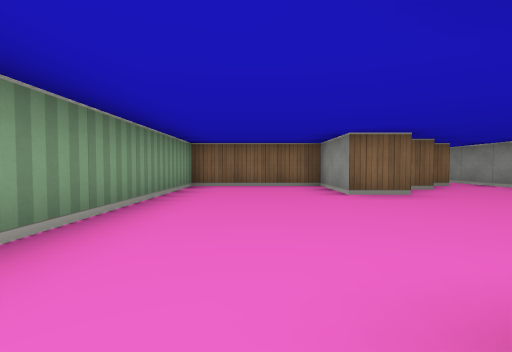
[1] (above)

16 first-person views from a walk through a cub3D level. The camera is about half as high as the walls, tilts 2° down and sees 85° across. The floor is counted in squares. Each view is taken from the middle of a square. On the plan, view 1 faces up. The plan holds only what a view shows up to about 9 squares ahead; the rest is blank.

[2]
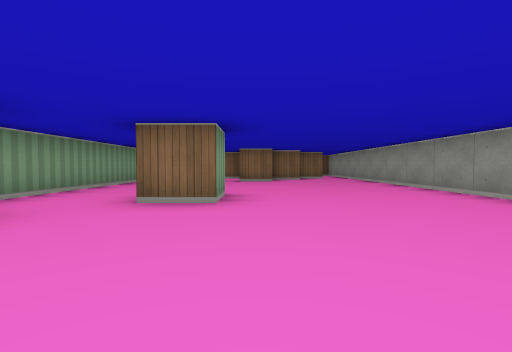

[3]
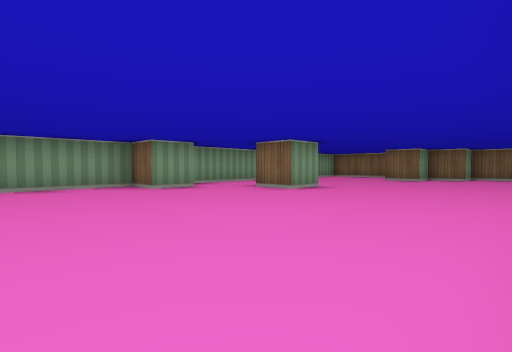

[4]
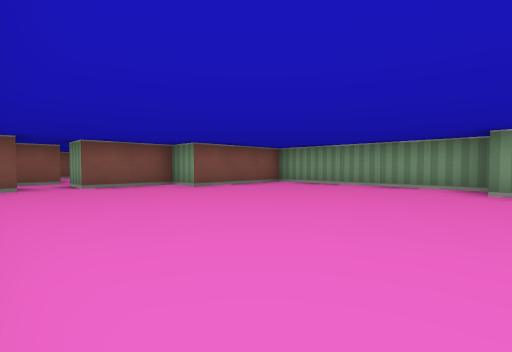

[5]
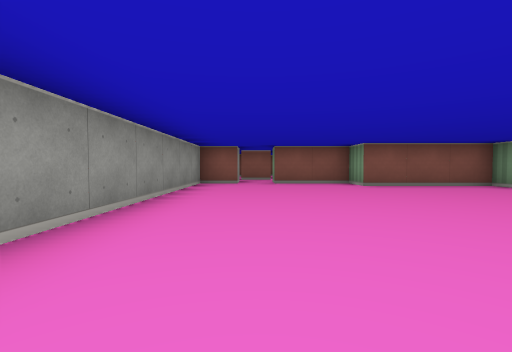

[6]
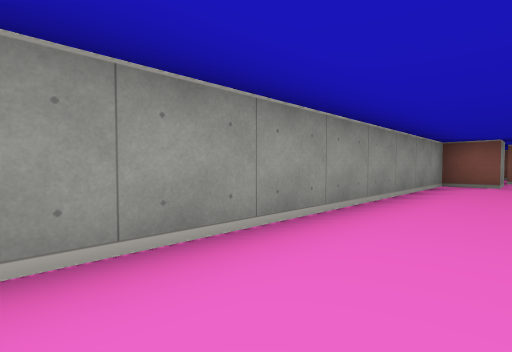

[7]
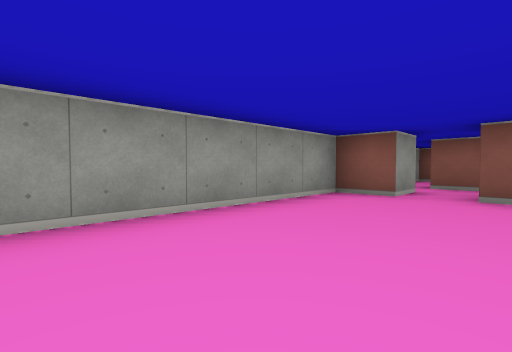

[8]
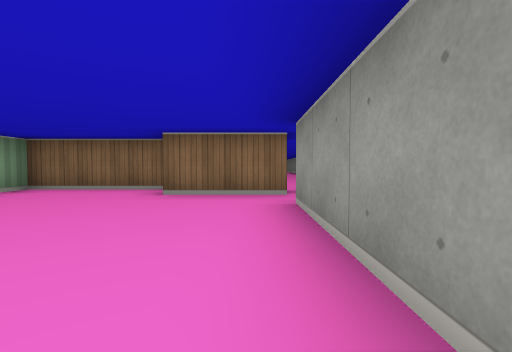

[9]
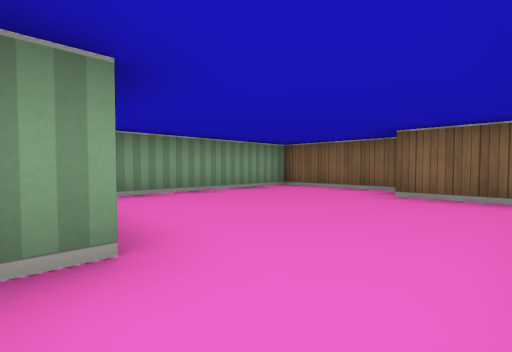

[10]
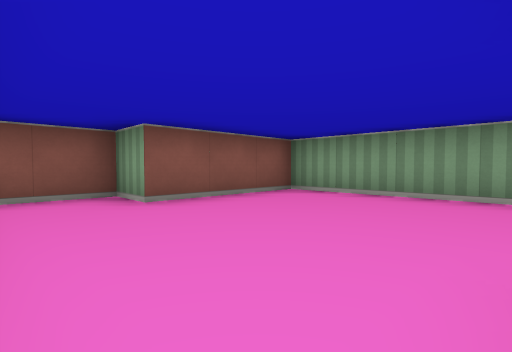

[11]
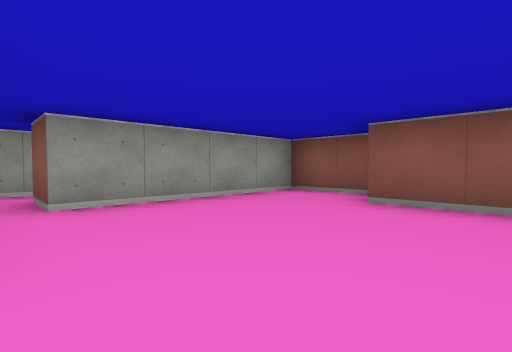

[12]
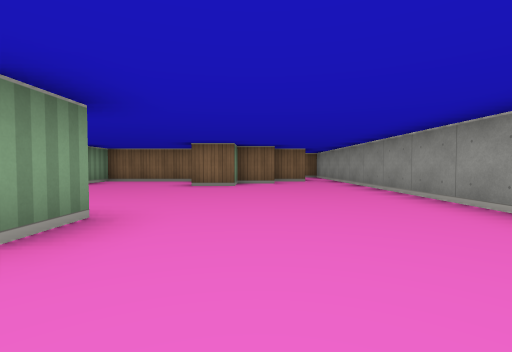

[13]
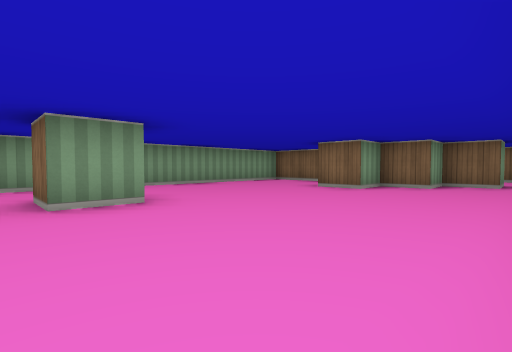

[14]
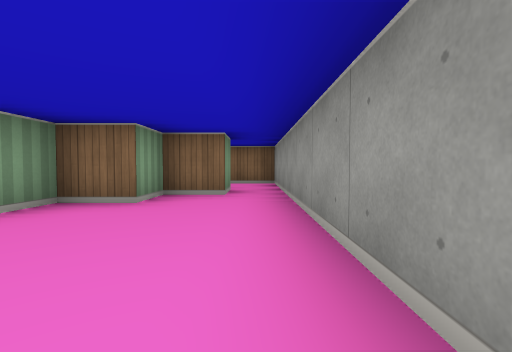

[15]
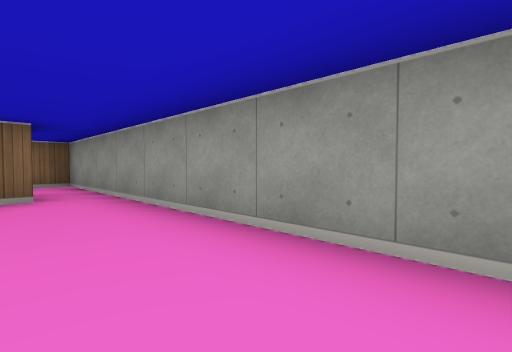

[16]
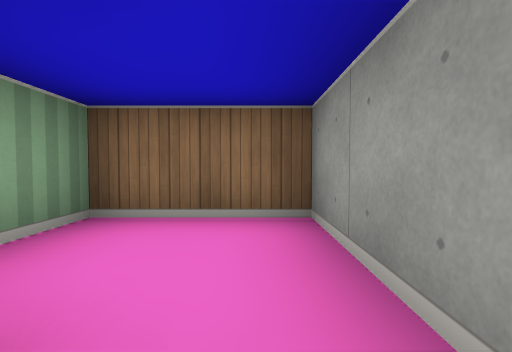

### Floor plan
Ten units are one square. View 1 is at (0, 0); x grows to the right and y downward. Boxes are objects, and circles mark ways between rooms. Rooms are numbered by the first view taken in them; rooms with no view inside come last. Other rooms are left out.
<svg viewBox="-20 -100 80 250">
<path fill="none" stroke="#000" d="M15 -6 15 5 5 5M-5 15 -5 25 -15 25 -15 75 15 75 15 85 35 85M45 85 55 85 55 -65M45 -65 35 -65 35 -55 25 -55 25 -45 15 -45 15 -65 -15 -65 -15 9M12 85 -15 85 -15 135 15 135 15 145 35 145 35 105M35 95 15 95M45 -75 45 -65M55 -65 55 -95 35 -95 35 -86M55 106 55 101M35 105 45 105M45 95 45 85M55 136 55 131M35 85 35 95"/>
<circle cx="50" cy="-70" r="3" fill="#2a7"/>
<circle cx="40" cy="90" r="3" fill="#2a7"/>
<circle cx="40" cy="100" r="3" fill="#2a7"/>
<text x="20" y="10">1</text>
<text x="10" y="110">2</text>
<text x="50" y="-80">3</text>
<text x="50" y="110">4</text>
</svg>
Room 1 opens to room 3. Room 1 opens to room 4. Room 2 opens to room 4.

Where each view was taken, in squares from view 1:
view 1: 0 up, 0 right, facing up
view 2: 4 down, 2 right, facing up
view 3: 5 down, 5 right, facing up-left
view 4: 2 down, 5 right, facing down-left
view 5: 1 down, 4 right, facing down
view 6: 1 down, 4 right, facing down-right
view 7: 4 down, 3 right, facing down-right
view 8: 14 down, 3 right, facing up
view 9: 14 down, 3 right, facing up-left
view 10: 10 down, 3 right, facing down-left
view 11: 10 down, 0 right, facing down-right
view 12: 2 down, 3 right, facing up
view 13: 1 down, 5 right, facing up-left
view 14: 2 up, 5 right, facing up
view 15: 2 up, 4 right, facing up-right
view 16: 7 up, 5 right, facing up
